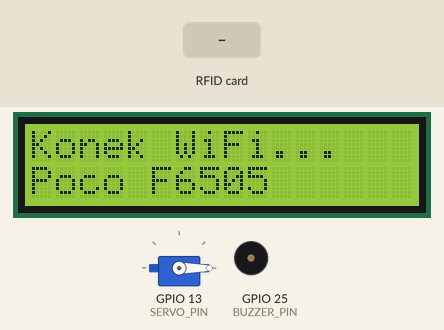
This sketch was run on a simulated ESP32. Shown: 16×2 character LCD, servo, buzzer (waves = sounding, pin HIGH). The inputs (shaded band) are chosen by the test bench. WiFi joins after 1.5 s; servers stay silent unless stated; uploads are accepted with an empty reply; the local clock reads 2024-03-15 10:24:30 at power-on unless the sketch sets it; EEPROM starts erased; what the sketch prints to the serial monitor is not drawn.

Above: at 0.8 s.
At 3.7 s:
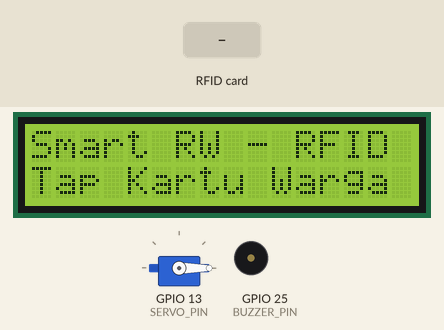
3.8 s: RFID card 5E 7A 19 C4 held to the reader
At 3.97 s:
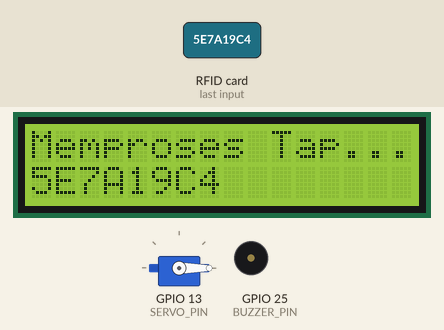
At 5.0 s:
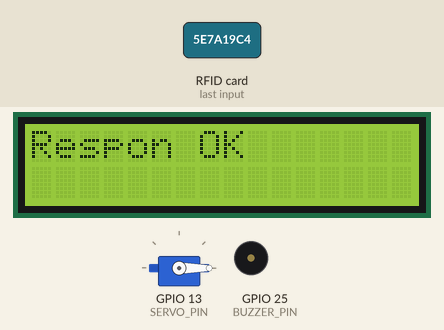
Timing chart, 0 to 6.8 s (numbered marks = the images above; inputs shaded):
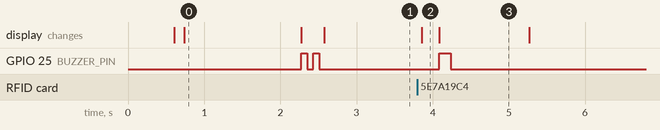

The sketch:

smart_rw_rfid_gate.ino
```cpp
/*
 * Smart RW - Absensi Kegiatan RFID + Palang Pintu Servo (ESP32 30-Pin)
 * Versi Non-Blocking (Bebas Freeze) + Auto Device Key
 */

#include <Arduino.h>
#include <DNSServer.h>
#include <ESP32Servo.h>
#include <HTTPClient.h>
#include <LiquidCrystal_I2C.h>
#include <MFRC522.h>
#include <Preferences.h>
#include <SPI.h>
#include <WebServer.h>
#include <WiFi.h>
#include <WiFiClient.h>
#include <WiFiClientSecure.h>
#include <Wire.h>
#include <time.h>

// ======================= KONFIGURASI PIN =======================
#if defined(ARDUINO_NANO_ESP32)
  constexpr uint8_t RC522_SS_PIN = D10;
  constexpr uint8_t RC522_RST_PIN = D9;
  constexpr uint8_t RC522_SCK_PIN = D13;
  constexpr uint8_t RC522_MISO_PIN = D12;
  constexpr uint8_t RC522_MOSI_PIN = D11;

  constexpr uint8_t LCD_SDA_PIN = A4;
  constexpr uint8_t LCD_SCL_PIN = A5;

  constexpr uint8_t SERVO_PIN = D6;
  constexpr uint8_t BUZZER_PIN = D7;
  constexpr uint8_t SETUP_BTN_PIN = D2;
#else
  constexpr uint8_t RC522_SS_PIN = 5;
  constexpr uint8_t RC522_RST_PIN = 27; // Pin 27 (Auto-fallback ke 22 jika diperlukan)
  constexpr uint8_t RC522_SCK_PIN = 18;
  constexpr uint8_t RC522_MISO_PIN = 19;
  constexpr uint8_t RC522_MOSI_PIN = 23;

  constexpr uint8_t LCD_SDA_PIN = 21;
  constexpr uint8_t LCD_SCL_PIN = 22;

  constexpr uint8_t SERVO_PIN = 13;
  constexpr uint8_t BUZZER_PIN = 25;
  constexpr uint8_t SETUP_BTN_PIN = 0; // Tombol BOOT
#endif

// =================== KONFIGURASI PERILAKU ALAT =================
constexpr uint8_t BUZZER_ACTIVE_LEVEL = HIGH;
constexpr int SERVO_CLOSE_ANGLE = 0;
constexpr int SERVO_OPEN_ANGLE = 90;
constexpr unsigned long SERVO_OPEN_MS = 3000;
constexpr bool OPEN_SERVO_ON_ALREADY_PRESENT = false;

constexpr unsigned long ANY_TAP_COOLDOWN_MS = 1000;
constexpr unsigned long SAME_UID_COOLDOWN_MS = 2500;
constexpr unsigned long HOLD_SETUP_BTN_MS = 2500;
constexpr unsigned long WIFI_CONNECT_TIMEOUT_MS = 15000;
constexpr unsigned long HTTP_TIMEOUT_MS = 10000;

constexpr const char* DEFAULT_API_URL = "https://smartos-rw.unique-monsters.my.id/api/rfid/tap";
constexpr const char* AP_SSID = "SmartRW-RFID";
constexpr const char* AP_PASS = "smartrw2026";
constexpr const char* PREF_NAMESPACE = "smartrw-rfid";

// Root CA Let's Encrypt untuk HTTPS
const char* ISRG_ROOT_X1 = R"CERT(
-----BEGIN CERTIFICATE-----
MIIFazCCA1OgAwIBAgIRAIIQz7DSQONZRGPgu2OCiwAwDQYJKoZIhvcNAQELBQAw
TzELMAkGA1UEBhMCVVMxKTAnBgNVBAoTIEludGVybmV0IFNlY3VyaXR5IFJlc2Vh
cmNoIEdyb3VwMRUwEwYDVQQDEwxJU1JHIFJvb3QgWDEwHhcNMTUwNjA0MTEwNDM4
WhcNMzUwNjA0MTEwNDM4WjBPMQswCQYDVQQGEwJVUzEpMCcGA1UEChMgSW50ZXJu
ZXQgU2VjdXJpdHkgUmVzZWFyY2ggR3JvdXAxFTATBgNVBAMTDElTUkcgUm9vdCBY
MTCCAiIwDQYJKoZIhvcNAQEBBQADggIPADCCAgoCggIBAK3oJHP0FDfzm54rVygc
h77ct984kIxuPOZXoHj3dcKi/vVqbvYATyjb3miGbESTtrFj/RQSa78f0uoxmyF
+0TM8ukj13Xnfs7j/EvEhmkvBioZxaUpmZmyPfjxwv60pIgbz5MDmgK7iS4+3mX
6UA5/TR5d8mUgjU+g4rk8Kb4Mu0UlXjIB0ttov0DiNewNwIRt18jA8+o+u3dpjq
+sWT8KOEUt+zwvo/7V3LvSye0rgTBIlDHCNAymg4VMk7BPZ7hm/ELNKjD+Jo2FR
3qyHB5T0Y3HsLuJvW5iB4YlcNHlsdu87kGJ55tukmi8mxdAQ4Q7e2RCOFvu396j
3x+UCB5iPNgiV5+I3lg02dZ77DnKxHZu8A/lJBdiB3QW0KtZB6awBdpUKD9jf1b
0SHzUvKBds0pjBqAlkd25HN7rOrFleaJ1/ctaJxQZBKT5ZPt0m9STJEadao0xAH
0ahmbWnOlFuhjuefXKnEgV4We0+UXgVCwOPjdAvBbI+e0ocS3MFEvzG6uBQE3xD
k3SzynTnjh8BCNAw1FtxNrQHusEwMFxIt4I7mKZ9YIqioymCzLq9gwQbooMDQaH
WBfEbwrbwqHyGO0aoSCqI3Haadr8faqU9GY/rOPNk3sgrDQoo//fb4hVC1CLQJ1
3hef4Y53CIrU7m2Ys6xt0nUW7/vGT1M0NPAgMBAAGjQjBAMA4GA1UdDwEB/wQE
AwIBBjAPBgNVHRMBAf8EBTADAQH/MB0GA1UdDgQWBBR5tFnme7bl5AFzgAiIyBpY
9umbbjANBgkqhkiG9w0BAQsFAAOCAgEAVR9YqbyyqFDQDLHYGmkgJykIrGF1XIpu
+ILlaS/V9lZLubhzEFnTIZd+50xx+7LSYK05qAvqFyFWhfFQDlnrzuBZ6brJFe+
GnY+EgPbk6ZGQ3BebYhtF8GaV0nxvwuo77x/Py9auJ/GpsMiu/X1+mvoiBOv/2X
/qkSsisRcOj/KKNFtY2PwByVS5uCbMiogziUwthDyC3+6WVwW6LLv3xLfHTjuCv
jHIInNzktHCgKQ5ORAzI4JMPJ+GslWYHb4phowim57iaztXOoJwTdwJx4nLCgdNb
OhdjsnvzqvHu7UrTkXWStAmzOVyyghqpZXjFaH3pO3JLF+l+/+sKAIuvtd7u+Nx
e5AW0wdeRlN8NwdCjNPElpzVmbUq4JUagEiuTDkHzsxHpFKVK7q4+63SM1N95R1
NbdWhscdCb+ZAJzVcoyi3B43njTOQ5yOf+1CceWxG1bQVs5ZufpsMljq4Ui0/1l
vh+wjChP4kqKOJ2qxq4RgqsahDYVvTH9w7jXbyLeiNdd8XM2w9U/t7y0Ff/9yi0
GE44Za4rF2LN9d11TPAmRGunUHBcnWEvgJBQl9nJEiU0Zsnvgc/ubhPgXRR4Xq3
7Z0j4r7g1SgEEzwxA57demyPxgcYxn/eR44/KJ4EBs+lVDR3veyJm+kXQ99b21/
+jh5Xos1AnX5iItreGCc=
-----END CERTIFICATE-----
)CERT";

// ======================= OBJEK GLOBAL ==========================
Preferences prefs;
MFRC522 mfrc522(RC522_SS_PIN, RC522_RST_PIN);
LiquidCrystal_I2C* lcd = nullptr;
Servo gateServo;
WebServer webServer(80);
DNSServer dnsServer;

// 👉 ISI NAMA HOTSPOT HP & PASSWORD DI BAWAH INI:
String wifiSsid = "Poco F6505";   // Masukkan Nama Hotspot HP Anda
String wifiPass = "dimas12345";   // Masukkan Password Hotspot HP Anda
String apiUrl = DEFAULT_API_URL;
String sessionToken = "";

String scannedWifiOptionsHtml = "";
String lastUid = "";
unsigned long lastTapMs = 0;
unsigned long setupBtnPressStartMs = 0;
bool setupBtnHolding = false;
bool portalActive = false;
bool ntpSynced = false;

// ======================= UTILITAS ==============================
String padLine16(const String& text) {
  String out = text;
  if (out.length() > 16) out = out.substring(0, 16);
  while (out.length() < 16) out += ' ';
  return out;
}

void lcdShow(const String& line1, const String& line2 = "") {
  Serial.print(F("[LCD] "));
  Serial.print(line1);
  if (!line2.isEmpty()) {
    Serial.print(F(" | "));
    Serial.print(line2);
  }
  Serial.println();

  if (!lcd) return;
  lcd->setCursor(0, 0);
  lcd->print(padLine16(line1));
  lcd->setCursor(0, 1);
  lcd->print(padLine16(line2));
}

void showStandbyScreen() {
  lcdShow("Smart RW - RFID", "Tap Kartu Warga ");
}

void beepMs(uint16_t ms) {
  digitalWrite(BUZZER_PIN, BUZZER_ACTIVE_LEVEL);
  delay(ms);
  digitalWrite(BUZZER_PIN, BUZZER_ACTIVE_LEVEL == HIGH ? LOW : HIGH);
}

void beepSuccess() { beepMs(150); }
void beepRegistered() { beepMs(80); delay(80); beepMs(80); }
void beepAlreadyPresent() { beepMs(110); delay(70); beepMs(110); }
void beepError() {
  for (int i = 0; i < 3; i++) {
    beepMs(160);
    if (i < 2) delay(90);
  }
}

void openGateServo() {
  gateServo.write(SERVO_OPEN_ANGLE);
  delay(SERVO_OPEN_MS);
  gateServo.write(SERVO_CLOSE_ANGLE);
}

uint8_t detectLcdAddress() {
  const uint8_t candidates[] = {0x27, 0x3F};
  for (uint8_t addr : candidates) {
    Wire.beginTransmission(addr);
    if (Wire.endTransmission() == 0) return addr;
  }
  return 0;
}

String extractJsonString(const String& json, const String& key) {
  String pattern = "\"" + key + "\"";
  int keyIdx = json.indexOf(pattern);
  if (keyIdx < 0) return "";
  int colonIdx = json.indexOf(':', keyIdx + pattern.length());
  if (colonIdx < 0) return "";
  int startQuote = json.indexOf('"', colonIdx + 1);
  if (startQuote < 0) return "";
  int endQuote = json.indexOf('"', startQuote + 1);
  if (endQuote < 0) return "";
  return json.substring(startQuote + 1, endQuote);
}

void loadConfig() {
  prefs.begin(PREF_NAMESPACE, true);
  String savedSsid = prefs.getString("ssid", "");
  String savedPass = prefs.getString("pass", "");
  if (!savedSsid.isEmpty()) {
    wifiSsid = savedSsid;
    wifiPass = savedPass;
  }
  apiUrl = prefs.getString("url", DEFAULT_API_URL);
  sessionToken = prefs.getString("token", "");
  prefs.end();

  if (apiUrl.isEmpty()) apiUrl = DEFAULT_API_URL;
}

// ======================= KONEKSI WIFI & NTP ====================
bool connectWifiAndSyncTime() {
  if (wifiSsid.isEmpty()) return false;

  WiFi.mode(WIFI_STA);
  WiFi.setAutoReconnect(true);
  if (wifiPass.isEmpty()) {
    WiFi.begin(wifiSsid.c_str());
  } else {
    WiFi.begin(wifiSsid.c_str(), wifiPass.c_str());
  }

  Serial.println("[WIFI] Menghubungkan ke " + wifiSsid + "...");
  lcdShow("Konek WiFi...", wifiSsid);
  unsigned long startMs = millis();

  while (WiFi.status() != WL_CONNECTED) {
    delay(250);
    Serial.print(".");
    if (millis() - startMs >= WIFI_CONNECT_TIMEOUT_MS) {
      Serial.println("\n[WIFI] Gagal terhubung dalam 15 detik.");
      return false;
    }
  }

  Serial.println("\n[WIFI] Terhubung! IP: " + WiFi.localIP().toString());

  if (apiUrl.startsWith("https://")) {
    lcdShow("Sinkron Jam NTP ", "Mohon tunggu... ");
    configTime(7 * 3600, 0, "pool.ntp.org", "time.google.com");
    unsigned long ntpStart = millis();
    time_t nowSec = time(nullptr);
    while (nowSec < 1700000000 && (millis() - ntpStart < 5000)) {
      delay(200);
      nowSec = time(nullptr);
    }
    ntpSynced = (nowSec >= 1700000000);
    Serial.println(ntpSynced ? "[NTP] Sinkron WIB OK" : "[NTP] Lanjut tanpa NTP...");
  }

  return true;
}

// ======================= KIRIM TAP KE SERVER ===================
void handleApiResponse(int httpCode, const String& body) {
  Serial.printf("[API] HTTP %d | %s\n", httpCode, body.c_str());

  if (httpCode == 200) {
    String status = extractJsonString(body, "status");
    if (status == "present") {
      lcdShow("Hadir Tercatat! ", "Silakan Masuk   ");
      beepSuccess();
      openGateServo();
    } else if (status == "ktp_registered") {
      lcdShow("KTP Terdaftar!  ", "Aktif di RT&Web ");
      beepRegistered();
      delay(1000);
    } else if (status == "ktp_verified" || status == "ktp_already_verified") {
      lcdShow("KTP Terverifikas", "Terdaftar di RT ");
      beepSuccess();
      delay(1000);
    } else {
      lcdShow("Respon OK       ", status);
      beepSuccess();
      delay(1000);
    }
    return;
  }

  if (httpCode == 422) {
    if (body.indexOf("warga lain") >= 0 || body.indexOf("sudah terdaftar") >= 0) {
      Serial.println(F("⚠️  [PERINGATAN] Kartu e-KTP ini SUDAH TERDAFTAR di akun warga lain!"));
      lcdShow("Kartu Terdaftar ", "Di Warga Lain!  ");
    } else if (body.indexOf("kedaluwarsa") >= 0) {
      Serial.println(F("⚠️  [PERINGATAN] Sesi pendaftaran telah kedaluwarsa. Mulai ulang di web!"));
      lcdShow("Sesi Kedaluwarsa", "Ulangi di Web   ");
    } else {
      lcdShow("Tap Terbaca     ", "Periksa Website ");
    }
  } else {
    lcdShow("Koneksi Gagal!  ", "Kode: " + String(httpCode));
  }
  beepError();
  delay(1000);
}

void sendTapToServer(const String& uid) {
  Serial.println();
  Serial.println(F("--------------------------------------------------"));
  Serial.print(F("💳 [KARTU TERDETEKSI] UID: "));
  Serial.println(uid);

  if (WiFi.status() != WL_CONNECTED) {
    Serial.println(F("⚠️  [WIFI BELUM TERKONEKSI] Kartu berhasil dibaca oleh modul RC522!"));
    Serial.println(F("   Namun data belum bisa dikirim ke website karena ESP32 belum terhubung ke WiFi/hotspot."));
    lcdShow("WiFi Terputus!  ", "UID:" + uid.substring(0, 8));
    beepError();
    delay(1500);
    showStandbyScreen();
    return;
  }

  lcdShow("Memproses Tap...", uid);

  HTTPClient http;
  http.setTimeout(HTTP_TIMEOUT_MS);

  WiFiClient plainClient;
  WiFiClientSecure secureClient;
  bool began = false;

  if (apiUrl.startsWith("https://")) {
    secureClient.setCACert(ISRG_ROOT_X1);
    began = http.begin(secureClient, apiUrl);
  } else {
    began = http.begin(plainClient, apiUrl);
  }

  if (!began) {
    lcdShow("URL Error       ", "Cek Server API  ");
    beepError();
    delay(1500);
    showStandbyScreen();
    return;
  }

  http.addHeader("Accept", "application/json");
  http.addHeader("Content-Type", "application/json");
  http.addHeader("Authorization", "Bearer smartrw-rfid-device");

  String payload = "{\"uid\":\"" + uid + "\"}";
  int httpCode = http.POST(payload);
  String body = (httpCode > 0) ? http.getString() : http.errorToString(httpCode);
  http.end();

  handleApiResponse(httpCode, body);
  showStandbyScreen();
}

// ======================= SETUP UTAMA ===========================
void setup() {
  Serial.begin(115200);
  delay(500);

  Serial.println();
  Serial.println(F("=================================================="));
  Serial.println(F("   SMART RW - RFID GATE & ATTENDANCE SYSTEM       "));
  Serial.println(F("=================================================="));

  pinMode(BUZZER_PIN, OUTPUT);
  digitalWrite(BUZZER_PIN, BUZZER_ACTIVE_LEVEL == HIGH ? LOW : HIGH);
  pinMode(SETUP_BTN_PIN, INPUT_PULLUP);

  Wire.begin(LCD_SDA_PIN, LCD_SCL_PIN);
  uint8_t lcdAddr = detectLcdAddress();
  if (lcdAddr != 0) {
    lcd = new LiquidCrystal_I2C(lcdAddr, 16, 2);
    lcd->init();
    lcd->backlight();
    Serial.printf("[I2C] LCD 16x2 terdeteksi di alamat 0x%02X\n", lcdAddr);
  } else {
    Serial.println(F("[I2C] Tidak ada LCD 16x2 (Berjalan dalam mode Serial Monitor)"));
  }
  lcdShow("Smart RW - RFID ", "Memulai alat... ");

  ESP32PWM::allocateTimer(0);
  gateServo.setPeriodHertz(50);
  gateServo.attach(SERVO_PIN, 500, 2400);
  gateServo.write(SERVO_CLOSE_ANGLE);

  // Inisialisasi SPI & Modul RC522
  Serial.print(F("[RFID] Inisialisasi modul RC522... "));
#if defined(ARDUINO_NANO_ESP32)
  SPI.begin();
#else
  SPI.begin(RC522_SCK_PIN, RC522_MISO_PIN, RC522_MOSI_PIN, RC522_SS_PIN);
#endif
  mfrc522.PCD_Init();
  delay(50);

  byte v = mfrc522.PCD_ReadRegister(MFRC522::VersionReg);
#if !defined(ARDUINO_NANO_ESP32)
  if (v == 0x00 || v == 0xFF) {
    Serial.println();
    Serial.print(F("[RFID] RST di pin 27 belum merespon, mencoba pin 22... "));
    mfrc522 = MFRC522(RC522_SS_PIN, 22);
    mfrc522.PCD_Init();
    delay(50);
    v = mfrc522.PCD_ReadRegister(MFRC522::VersionReg);
  }
#endif

  if (v == 0x00 || v == 0xFF) {
    Serial.println(F("GAGAL!"));
    Serial.println(F("⚠️  [PERINGATAN] Modul RC522 TIDAK TERBACA (0x00/0xFF)!"));
    Serial.println(F("   Cek apakah kaki 8 pin RC522 sudah disolder dan kabel sudah kencang."));
  } else {
    mfrc522.PCD_SetAntennaGain(MFRC522::RxGain_43dB);
    Serial.printf("OK! Chip Version: 0x%02X (Antena Gain Optimal 43dB)\n", v);
  }

  loadConfig();

  // Koneksi WiFi (Non-Blocking: jika gagal, alat tetap aktif membaca kartu)
  if (!wifiSsid.isEmpty()) {
    connectWifiAndSyncTime();
  } else {
    Serial.println(F("[WIFI] SSID belum diisi. Alat aktif dalam mode Offline."));
  }

  beepRegistered();
  showStandbyScreen();
  Serial.println(F("=================================================="));
  Serial.println(F("Status: SIAP! Tempelkan kartu e-KTP ke sensor...  "));
  Serial.println(F("=================================================="));
}

// ======================= LOOP UTAMA ============================
void loop() {
  // Cek apakah ada kartu di sensor (Dukungan REQA + WUPA Fallback untuk e-KTP)
  bool cardPresent = mfrc522.PICC_IsNewCardPresent();
  if (!cardPresent) {
    byte bufferATQA[2];
    byte bufferSize = sizeof(bufferATQA);
    if (mfrc522.PICC_WakeupA(bufferATQA, &bufferSize) == MFRC522::STATUS_OK) {
      cardPresent = true;
    }
  }

  if (!cardPresent) {
    delay(10);
    return;
  }
  if (!mfrc522.PICC_ReadCardSerial()) {
    delay(10);
    return;
  }

  uint8_t uidSize = mfrc522.uid.size;
  if (uidSize != 4 && uidSize != 7 && uidSize != 10) {
    mfrc522.PICC_HaltA();
    mfrc522.PCD_StopCrypto1();
    delay(50);
    return;
  }

  String uid = "";
  uid.reserve(uidSize * 2);
  for (uint8_t i = 0; i < uidSize; i++) {
    if (mfrc522.uid.uidByte[i] < 0x10) uid += '0';
    uid += String(mfrc522.uid.uidByte[i], HEX);
  }
  uid.toUpperCase();

  mfrc522.PICC_HaltA();
  mfrc522.PCD_StopCrypto1();

  unsigned long nowMs = millis();
  if (uid == lastUid && (nowMs - lastTapMs) < SAME_UID_COOLDOWN_MS) {
    return;
  }
  if ((nowMs - lastTapMs) < ANY_TAP_COOLDOWN_MS) {
    return;
  }

  lastUid = uid;
  lastTapMs = nowMs;

  sendTapToServer(uid);
}
```

Measured:
- after the input at 3.8 s, GPIO 25 (BUZZER_PIN): LOW → HIGH after 0.29 s, → LOW 0.15 s later; the display: changes after 0.06 s (image 2)
- what the display in image 0 shows lasts 1.6 s, from 0.7 s to 2.3 s
- what the display in image 3 shows lasts 1.2 s, from 4.1 s to 5.3 s
